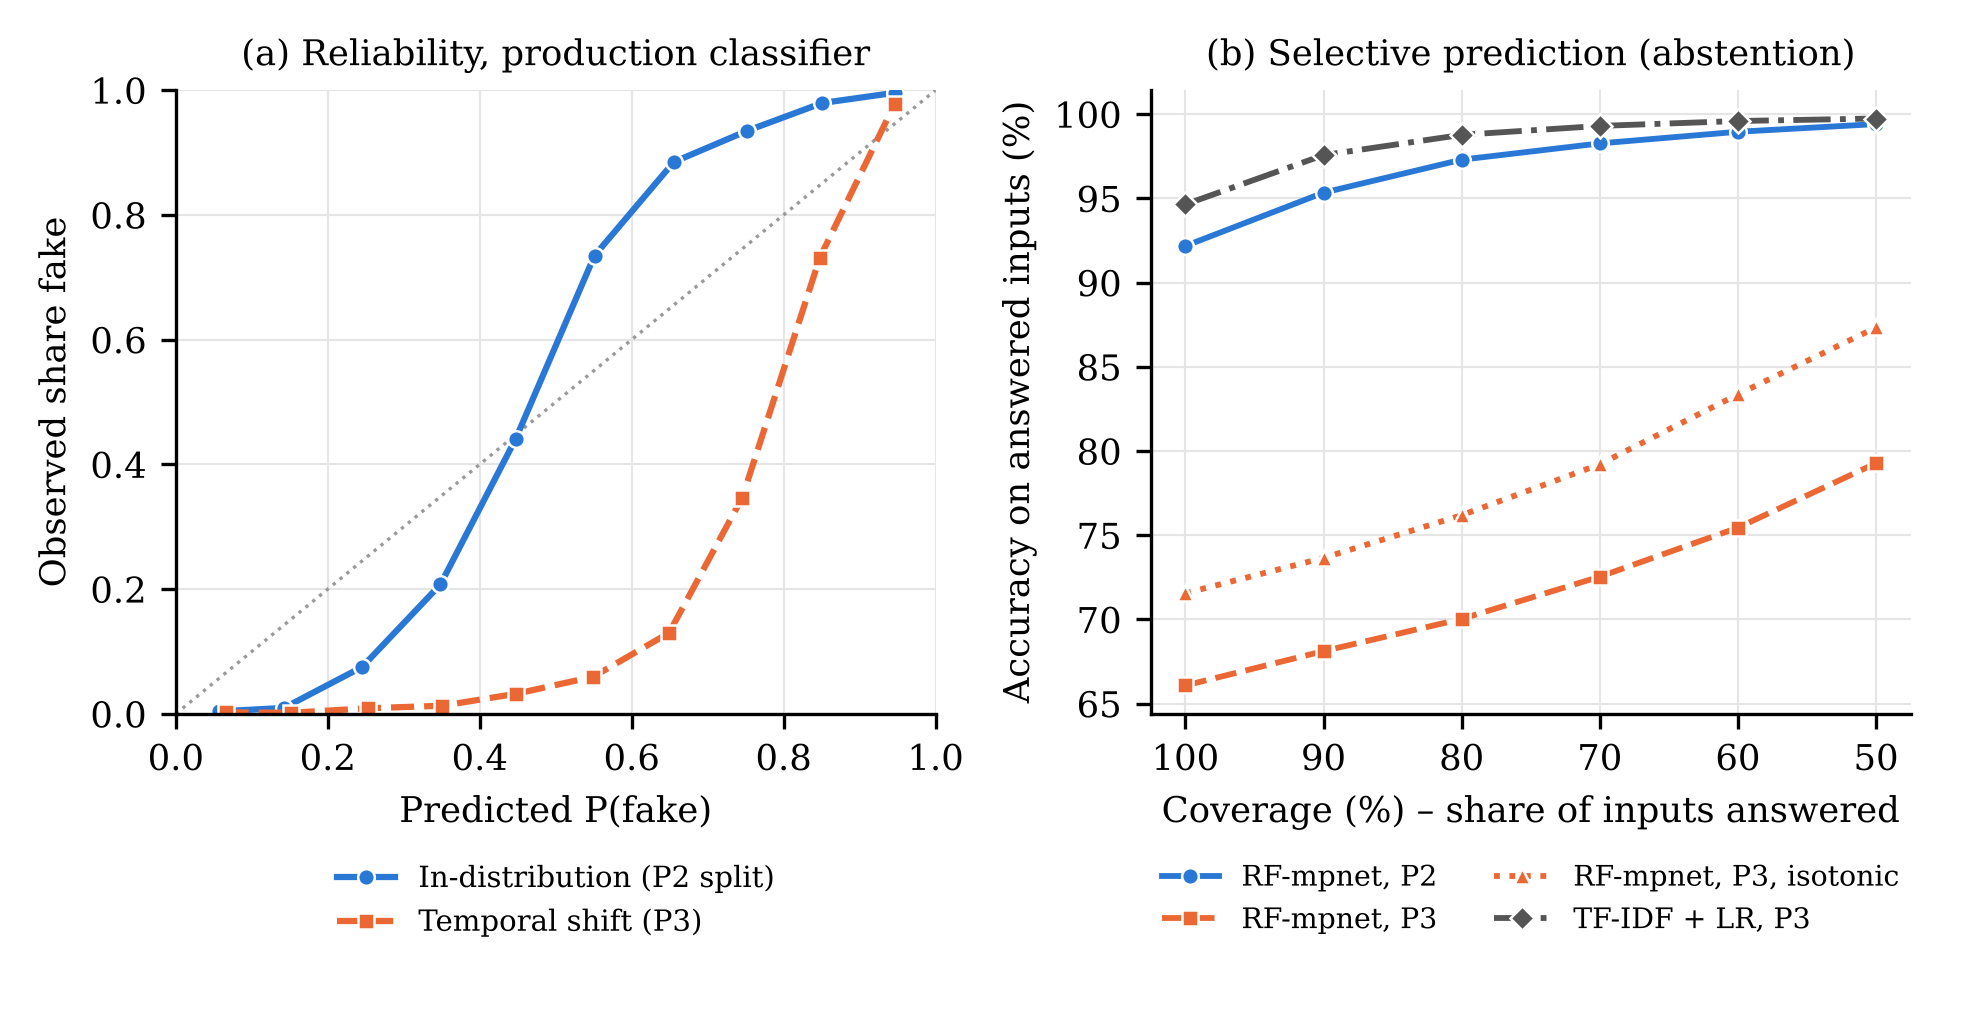

Reproduce this figure in Python.
import json, matplotlib; matplotlib.use("Agg")
import matplotlib.pyplot as plt
plt.rcParams.update({"font.family":"serif","font.serif":["DejaVu Serif"],"font.size":8.5})
d=json.load(open("evaluation/results/results_calib_lodo.json"))
fig,(a,b)=plt.subplots(1,2,figsize=(6.6,3.4),dpi=300)
a.plot([0,1],[0,1],color="#999",lw=0.8,ls=":")
for k,c,m,ls,lab in [("rf_mpnet_holdout","#2a78d6","o","-","In-distribution (P2 split)"),("rf_mpnet_temporal","#eb6834","s","--","Temporal shift (P3)")]:
    r=d[k]["reliability"]; a.plot([x[0] for x in r],[x[1] for x in r],color=c,marker=m,ms=4,lw=1.5,ls=ls,label=lab,mec="white",mew=0.6)
a.set_xlabel("Predicted P(fake)"); a.set_ylabel("Observed share fake"); a.set_title("(a) Reliability, production classifier",fontsize=8.5)
a.set_xlim(0,1); a.set_ylim(0,1); a.legend(frameon=False,fontsize=7,loc="upper center",bbox_to_anchor=(0.5,-0.2),ncol=1)
for k,c,m,ls,lab in [("rf_mpnet_holdout","#2a78d6","o","-","RF-mpnet, P2"),("rf_mpnet_temporal","#eb6834","s","--","RF-mpnet, P3"),("rf_mpnet_temporal_isotonic","#eb6834","^",":","RF-mpnet, P3, isotonic"),("lr_temporal","#555555","D","-.","TF-IDF + LR, P3")]:
    cv=d[k]["coverage"]; b.plot([100*x[0] for x in cv],[100*x[1] for x in cv],color=c,marker=m,ms=4,lw=1.4,ls=ls,label=lab,mec="white",mew=0.6)
b.invert_xaxis(); b.set_xlabel("Coverage (%) – share of inputs answered"); b.set_ylabel("Accuracy on answered inputs (%)"); b.set_title("(b) Selective prediction (abstention)",fontsize=8.5)
b.legend(frameon=False,fontsize=6.8,loc="upper center",bbox_to_anchor=(0.5,-0.2),ncol=2)
for ax in (a,b):
    for s in ["top","right"]: ax.spines[s].set_visible(False)
    ax.grid(color="#e5e5e5",lw=0.5); ax.set_axisbelow(True)
plt.tight_layout(); plt.savefig("evaluation/figures/fig_calib.png")
